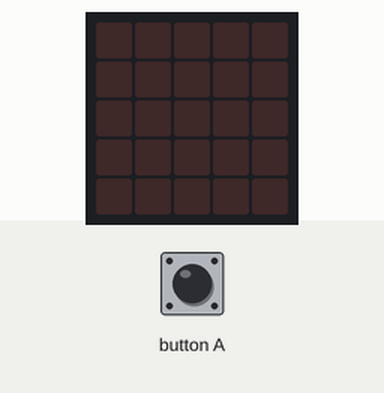
Simulated run of this program. Board: BBC micro:bit (MakeCode). Shown: the board's 5×5 LED display. The inputs (shaded band) are chosen by the test bench.

Above: at 1.2 s.
1.3 s: button A pressed for 0.15 s
At 2.0 s:
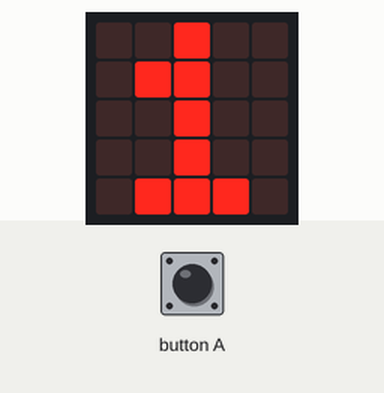
3.7 s: button A pressed for 0.15 s
At 4.4 s:
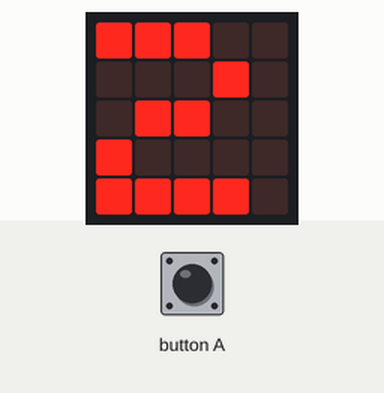
6.1 s: button A pressed for 0.15 s
At 6.8 s:
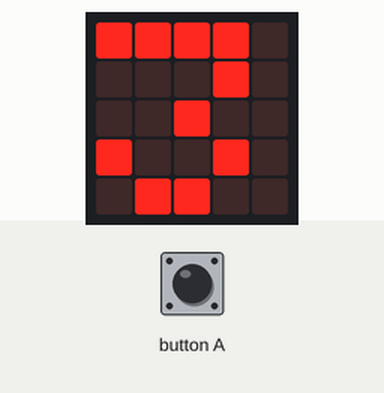
Timing chart, 0 to 9.1 s (numbered marks = the images above; inputs shaded):
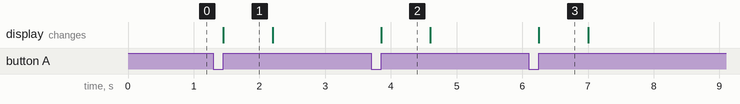

Measured:
- after the input at 1.3 s, the display: changes after 0.15 s (image 1)
- after the input at 3.7 s, the display: changes after 0.15 s (image 2)
- after the input at 6.1 s, the display: changes after 0.15 s (image 3)
- what the display in image 1 shows lasts 0.7 s, from 1.5 s to 2.2 s

The program:

main.ts
```typescript
let Mode = 0
input.onButtonPressed(Button.A, function () {
    if (Mode == 0) {
        Mode = 1
    } else {
        if (Mode == 1) {
            Mode = 2
        } else {
            if (Mode == 2) {
                Mode = 3
            } else {
                if (Mode == 3) {
                    Mode = 4
                } else {
                    if (Mode == 4) {
                        Mode = 5
                    } else {
                        if (Mode == 5) {
                            Mode = 6
                        } else {
                            if (Mode == 6) {
                                Mode = 7
                            } else {
                                if (Mode == 7) {
                                    Mode = 2
                                } else {

                                }
                            }
                        }
                    }
                }
            }
        }
    }
    basic.showNumber(Mode)
    basic.clearScreen()
})
```

test.ts
```typescript
// Hier kann man Tests durchführen; diese Datei wird nicht kompiliert, wenn dieses Paket als Erweiterung verwendet wird.
```
